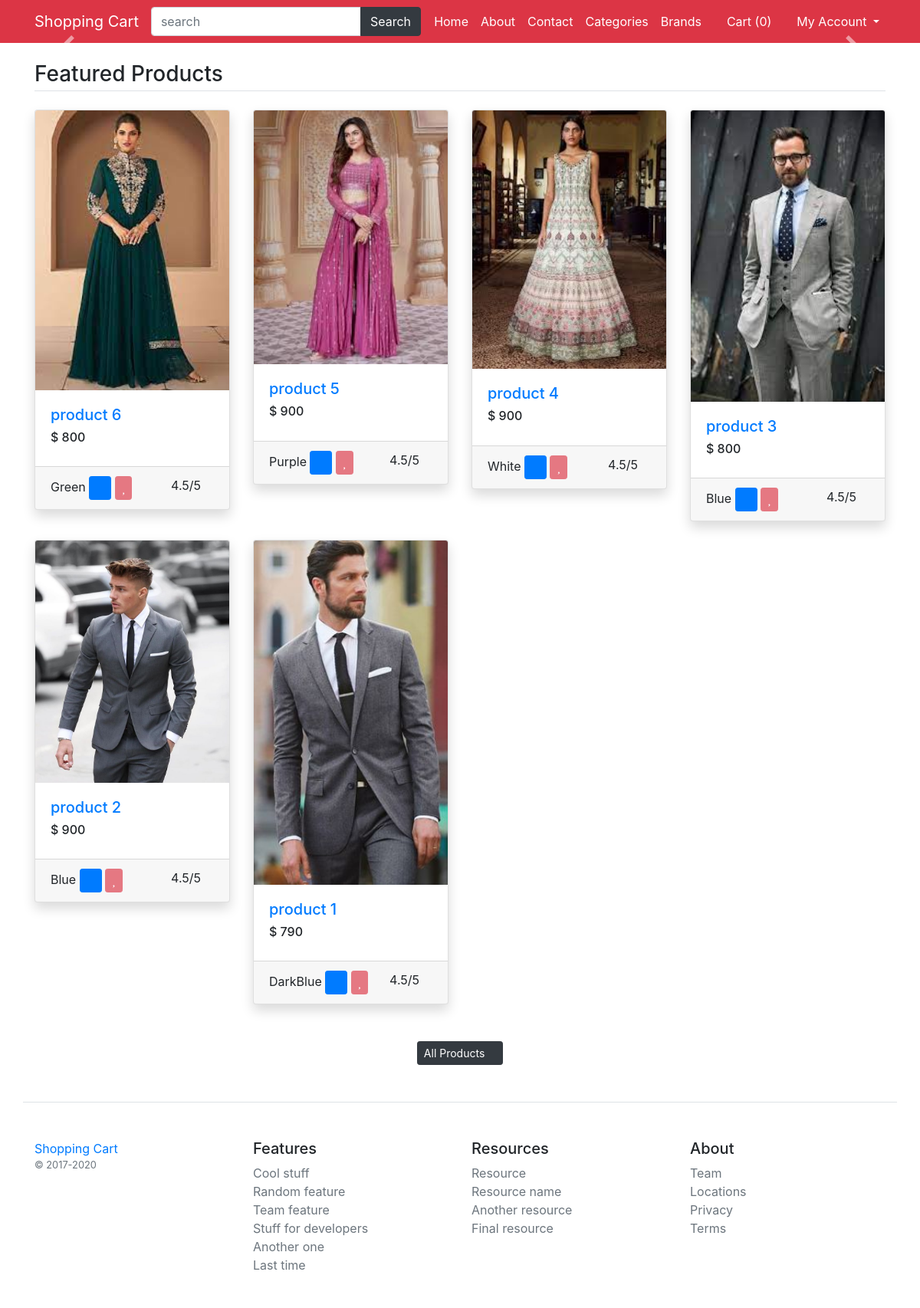
The page / on the database its author committed.
### main/models.py (models this page shows, shortened)
class Product(models.Model):
    title = models.CharField(max_length=200)
    slug = models.CharField(max_length=400)
    detail = models.TextField()
    specs = models.TextField()
    category = models.ForeignKey(Category, on_delete=models.CASCADE)
    brand = models.ForeignKey(Brand, on_delete=models.CASCADE)
    status = models.BooleanField(default=True)
    is_featured = models.BooleanField(default=False)
    class Meta:
        verbose_name_plural = '6. Products'

class ProductAttribute(models.Model):
    product = models.ForeignKey(Product, on_delete=models.CASCADE)
    color = models.ForeignKey(Color, on_delete=models.CASCADE)
    size = models.ForeignKey(Size, on_delete=models.CASCADE)
    price = models.PositiveIntegerField(default=0)
    image = models.ImageField(upload_to="product_imgs/", null=True)
    class Meta:
        verbose_name_plural = '7. ProductAttributes'

class Color(models.Model):
    title = models.CharField(max_length=100)
    color_code = models.CharField(max_length=100)
    class Meta:
        verbose_name_plural = '4. Colors'

### main/views.py (the view)
# urls.py: 2. Add a URL to urlpatterns:  path('', views.home, name='home')
def home(request):
    banners = Banner.objects.all().order_by('-id')
    data = Product.objects.filter(is_featured=True).order_by('-id')
    return render(request, 'index.html', {'data': data, 'banners': banners})

### main/template_context.py (called while the page is built)
def get_filters(request):
	cats=Product.objects.distinct().values('category__title','category__id')
	brands=Product.objects.distinct().values('brand__title','brand__id')
	colors=ProductAttribute.objects.distinct().values('color__title','color__id','color__color_code')
	sizes=ProductAttribute.objects.distinct().values('size__title','size__id')
	minMaxPrice=ProductAttribute.objects.aggregate(Min('price'),Max('price'))
	data={
		'cats':cats,
		'brands':brands,
		'colors':colors,
		'sizes':sizes,
		'minMaxPrice':minMaxPrice,
	}
	return data

### templates/index.html (shortened to what this page needs)
{% extends 'base.html' %}
{% load static %}
{% block content %}
<div id="carouselExampleIndicators" class="carousel slide" data-ride="carousel">
  <a class="carousel-control-prev" href="#carouselExampleIndicators" role="button" data-slide="prev">
    <span class="carousel-control-prev-icon" aria-hidden="true"></span>
  </a>
  <a class="carousel-control-next" href="#carouselExampleIndicators" role="button" data-slide="next">
    <span class="carousel-control-next-icon" aria-hidden="true"></span>
  </a>
</div>
<main class="container my-4">
	<h3 class="my-4 border-bottom pb-1">Featured Products</h3>
	<div class="row">
    {% for product in data %}
		<div class="col-md-3 mb-4">
			<div class="card shadow">
			  <a href="/product/{{product.slug}}/{{product.id}}"><img src="/media/{{product.productattribute_set.first.image}}" class="card-img-top" alt="{{product.title}}"></a>
			  <div class="card-body">
			    <h5 class="card-text"><a href="/product/{{product.slug}}/{{product.id}}">{{product.title}}</a></h5>
          <h6>$ <span class="product-price-{{product.id}}">{{product.productattribute_set.first.price}}</span></h6>
			  </div>
			  <div class="card-footer">
          {{product.productattribute_set.first.color.title}}
			  	<button class="btn btn-sm btn-primary add-to-cart" data-index="{{product.id}}"><i class="fa fa-shopping-cart"></i></button>
          {% if user.is_authenticated %}
			  	<button class="btn btn-sm btn-danger add-wishlist" data-product="{{product.id}}"><i class="fa fa-heart"></i></button>
          {% else %}
          <button class="btn btn-sm btn-danger disabled"><i class="fa fa-heart"></i></button>
          {% endif %}
			  	<span class="float-right">
			  		4.5/5
			  		<i class="fa fa-star text-warning"></i>
			  	</span>
			  </div>
			</div>
		</div>
    {% endfor %}
	</div>
	<p class="my-4 text-center"><a href="{% url 'product-list' %}" class="btn btn-dark btn-sm">All Products <i class="fa fa-long-arrow-alt-right"></i></a></p>
</main>
{% endblock %}

### templates/base.html (shortened to what this page needs)
{% load static %}
<!DOCTYPE html>
<html>
<head>
	<link rel="stylesheet" type="text/css" href="{% static 'fontawesome-free/css/all.min.css' %}" />
	<link rel="stylesheet" type="text/css" href="{% static 'bs4/bootstrap.min.css' %}" />
	<link rel="stylesheet" type="text/css" href="{% static 'custom.css' %}" />
</head>
<body>
	<nav class="navbar navbar-expand-lg navbar-dark bg-danger">
		<div class="container">
		  <a class="navbar-brand" href="/">Shopping Cart</a>
		  <div class="collapse navbar-collapse" id="navbarNav">
		  	<form class="form-inline my-2 my-lg-0" action="/search">
		      <div class="input-group">
				  <input name="q" type="text" class="form-control" placeholder="search" />
				  <div class="input-group-append">
				    <button class="btn btn-dark" type="submit" id="button-addon2">Search</button>
				  </div>
				</div>
		    </form>
		    <ul class="navbar-nav ml-auto">
		      <li class="nav-item">
		        <a class="nav-link text-white" href="/">Home</a>
		      </li>
			  <li class="nav-item">
		        <a class="nav-link text-white" href="{% url 'about' %}">About </a>
		      </li>
			  <li class="nav-item">
		        <a class="nav-link text-white" href="{% url 'contact' %}">Contact</a>
		      </li>
		      <li class="nav-item">
		        <a class="nav-link text-white" href="{% url 'category-list' %}">Categories</a>
		      </li>
		      <li class="nav-item">
		        <a class="nav-link text-white" href="{% url 'brand-list' %}">Brands</a>
		      </li>
		      <li class="nav-item">
		        <a class="nav-link text-white" href="{% url 'cart' %}"><i class="fa fa-shopping-cart"></i> Cart (<span class="cart-list">{{request.session.cartdata|length}}</span>)</a>
		      </li>
		      <li class="nav-item dropdown">
		        <a class="nav-link text-white dropdown-toggle" href="#" id="navbarDropdown" role="button" data-toggle="dropdown" aria-haspopup="true" aria-expanded="false">
		          <i class="fa fa-user"></i> My Account
		        </a>
		      </li>
		    </ul>
		  </div>
		</div>
    </nav>
    {% block content %}
    {% endblock %}
<footer class="pt-4 my-md-5 pt-md-5 border-top container">
    <div class="row">
        <div class="col-12 col-md">
        <a href="#">Shopping Cart</a>
        <small class="d-block mb-3 text-muted">&copy; 2017-2020</small>
        </div>
        <div class="col-6 col-md">
        <h5>Features</h5>
        <ul class="list-unstyled text-small">
            <li><a class="text-muted" href="#">Cool stuff</a></li>
            <li><a class="text-muted" href="#">Random feature</a></li>
            <li><a class="text-muted" href="#">Team feature</a></li>
            <li><a class="text-muted" href="#">Stuff for developers</a></li>
            <li><a class="text-muted" href="#">Another one</a></li>
            <li><a class="text-muted" href="#">Last time</a></li>
        </ul>
        </div>
        <div class="col-6 col-md">
        <h5>Resources</h5>
        <ul class="list-unstyled text-small">
            <li><a class="text-muted" href="#">Resource</a></li>
            <li><a class="text-muted" href="#">Resource name</a></li>
            <li><a class="text-muted" href="#">Another resource</a></li>
            <li><a class="text-muted" href="#">Final resource</a></li>
        </ul>
        </div>
        <div class="col-6 col-md">
        <h5>About</h5>
        <ul class="list-unstyled text-small">
            <li><a class="text-muted" href="#">Team</a></li>
            <li><a class="text-muted" href="#">Locations</a></li>
            <li><a class="text-muted" href="#">Privacy</a></li>
            <li><a class="text-muted" href="#">Terms</a></li>
        </ul>
        </div>
    </div>
    </footer>
</body>
</html>

### rows shown on the page
Product: productattribute_set.first.image (picture), title "product 6", productattribute_set.first.price "800", productattribute_set.first.color "Green"
Product: productattribute_set.first.image (picture), title "product 5", productattribute_set.first.price "900", productattribute_set.first.color "Purple"
Product: productattribute_set.first.image (picture), title "product 4", productattribute_set.first.price "900", productattribute_set.first.color "White"
Product: productattribute_set.first.image (picture), title "product 3", productattribute_set.first.price "800", productattribute_set.first.color "Blue"
Product: productattribute_set.first.image (picture), title "product 2", productattribute_set.first.price "900", productattribute_set.first.color "Blue"
Product: productattribute_set.first.image (picture), title "product 1", productattribute_set.first.price "790", productattribute_set.first.color "DarkBlue"

### other values the page prints
{{ request.session.cartdata|length }} "0"
